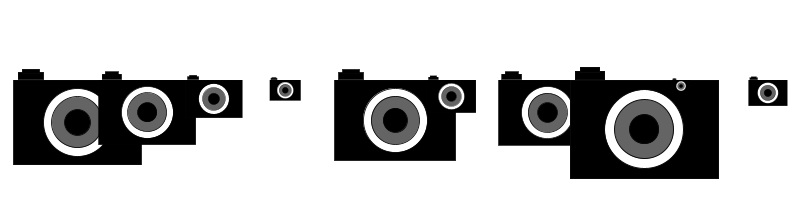
Frame 1 (no input)
Frame 60 (the mouse pressed at the canvas centre just before this capture): identical to frame 1, image omitted
Frame 120 (the mouse held since frame 60 and released just before this capture): identical to frame 1, image omitted

The Processing sketch that drew this single still picture (run headless with seeded random() and noise(); from frame 60 on, the mouse is pressed at the canvas centre):

// Processing sketch: processing_64837
// ── processing_64837.pde

void setup() {
  size (800, 200);
  smooth();
  rectMode (CENTER);
}

void draw () {
  background (255);
  randomSeed(0);
  for (int i = 35; i< width + 100; i+=80) {
    int gray = int (random(0, 10));
    float scalar = random(0.1, 1.0);
    camera (i, 80, gray, scalar);
  }
}

void camera (int x, int y, int g, float s) {
  pushMatrix ();
  translate (x, y);
  scale(s);
  stroke(g);
  fill (0);
  rect (50, 50, 150, 100);
  rect (-5, -5, 30, 8);
  rect (-5, -10, 20, 5);
  fill(255);
  ellipse (50, 50, 80, 80);
  fill(100);
  ellipse (50, 50, 60, 60);
  fill(0);
  ellipse (50, 50, 30, 30);
  popMatrix();
}
